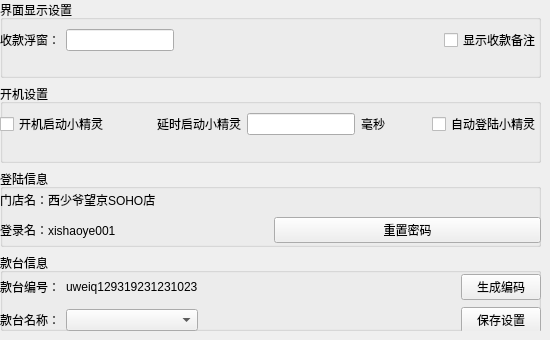
   <widget class="QWidget" name="page_2">
    <widget class="QWidget" name="verticalLayoutWidget_2">
     <property name="geometry">
      <rect>
       <x>0</x>
       <y>0</y>
       <width>541</width>
       <height>331</height>
      </rect>
     </property>
     <layout class="QVBoxLayout" name="verticalLayout_2">
      <property name="sizeConstraint">
       <enum>QLayout::SetNoConstraint</enum>
      </property>
      <item>
       <widget class="QGroupBox" name="groupBox">
        <property name="title">
         <string>界面显示设置</string>
        </property>
        <widget class="QWidget" name="gridLayoutWidget">
         <property name="geometry">
          <rect>
           <x>0</x>
           <y>20</y>
           <width>541</width>
           <height>41</height>
          </rect>
         </property>
         <layout class="QGridLayout" name="gridLayout">
          <item row="0" column="1">
           <widget class="QLineEdit" name="lineEdit">
            <property name="sizePolicy">
             <sizepolicy hsizetype="Preferred" vsizetype="Fixed">
              <horstretch>0</horstretch>
              <verstretch>0</verstretch>
             </sizepolicy>
            </property>
           </widget>
          </item>
          <item row="0" column="0">
           <widget class="QLabel" name="label">
            <property name="text">
             <string>收款浮窗：</string>
            </property>
           </widget>
          </item>
          <item row="0" column="3">
           <widget class="QCheckBox" name="checkBox">
            <property name="text">
             <string>显示收款备注</string>
            </property>
           </widget>
          </item>
          <item row="0" column="2">
           <spacer name="horizontalSpacer">
            <property name="orientation">
             <enum>Qt::Horizontal</enum>
            </property>
            <property name="sizeHint" stdset="0">
             <size>
              <width>40</width>
              <height>20</height>
             </size>
            </property>
           </spacer>
          </item>
         </layout>
        </widget>
       </widget>
      </item>
      <item>
       <widget class="QGroupBox" name="groupBox_2">
        <property name="title">
         <string>开机设置</string>
        </property>
        <widget class="QWidget" name="gridLayoutWidget_2">
         <property name="geometry">
          <rect>
           <x>0</x>
           <y>20</y>
           <width>541</width>
           <height>41</height>
          </rect>
         </property>
         <layout class="QGridLayout" name="gridLayout_2">
          <item row="0" column="3">
           <widget class="QLineEdit" name="lineEdit_2">
            <property name="sizePolicy">
             <sizepolicy hsizetype="Fixed" vsizetype="Fixed">
              <horstretch>0</horstretch>
              <verstretch>0</verstretch>
             </sizepolicy>
            </property>
           </widget>
          </item>
          <item row="0" column="6">
           <widget class="QCheckBox" name="checkBox_3">
            <property name="text">
             <string>自动登陆小精灵</string>
            </property>
           </widget>
          </item>
          <item row="0" column="4">
           <widget class="QLabel" name="label_3">
            <property name="text">
             <string>毫秒</string>
            </property>
           </widget>
          </item>
          <item row="0" column="0">
           <widget class="QCheckBox" name="checkBox_2">
            <property name="text">
             <string>开机启动小精灵</string>
            </property>
           </widget>
          </item>
          <item row="0" column="2">
           <widget class="QLabel" name="label_2">
            <property name="sizePolicy">
             <sizepolicy hsizetype="Fixed" vsizetype="Preferred">
              <horstretch>0</horstretch>
              <verstretch>0</verstretch>
             </sizepolicy>
            </property>
            <property name="text">
             <string>延时启动小精灵</string>
            </property>
           </widget>
          </item>
          <item row="0" column="1">
           <spacer name="horizontalSpacer_2">
            <property name="orientation">
             <enum>Qt::Horizontal</enum>
            </property>
            <property name="sizeHint" stdset="0">
             <size>
              <width>40</width>
              <height>20</height>
             </size>
            </property>
           </spacer>
          </item>
          <item row="0" column="5">
           <spacer name="horizontalSpacer_3">
            <property name="orientation">
             <enum>Qt::Horizontal</enum>
            </property>
            <property name="sizeHint" stdset="0">
             <size>
              <width>40</width>
              <height>20</height>
             </size>
            </property>
           </spacer>
          </item>
         </layout>
        </widget>
       </widget>
      </item>
      <item>
       <widget class="QGroupBox" name="groupBox_3">
        <property name="styleSheet">
         <string notr="true"/>
        </property>
        <property name="title">
         <string>登陆信息</string>
        </property>
        <widget class="QWidget" name="gridLayoutWidget_3">
         <property name="geometry">
          <rect>
           <x>0</x>
           <y>20</y>
           <width>541</width>
           <height>54</height>
          </rect>
         </property>
         <layout class="QGridLayout" name="gridLayout_3">
          <item row="1" column="1">
           <widget class="QPushButton" name="blueButton">
            <property name="text">
             <string>重置密码</string>
            </property>
           </widget>
          </item>
          <item row="0" column="0">
           <widget class="QLabel" name="label_4">
            <property name="text">
             <string>门店名：西少爷望京SOHO店</string>
            </property>
           </widget>
          </item>
          <item row="1" column="0">
           <widget class="QLabel" name="label_5">
            <property name="text">
             <string>登录名：xishaoye001</string>
            </property>
           </widget>
          </item>
         </layout>
        </widget>
       </widget>
      </item>
      <item>
       <widget class="QGroupBox" name="groupBox_4">
        <property name="title">
         <string>款台信息</string>
        </property>
        <widget class="QWidget" name="gridLayoutWidget_4">
         <property name="geometry">
          <rect>
           <x>0</x>
           <y>20</y>
           <width>541</width>
           <height>61</height>
          </rect>
         </property>
         <layout class="QGridLayout" name="gridLayout_4">
          <item row="0" column="0">
           <widget class="QLabel" name="label_6">
            <property name="text">
             <string>款台编号：</string>
            </property>
           </widget>
          </item>
          <item row="0" column="3">
           <widget class="QPushButton" name="pushButton_7">
            <property name="text">
             <string>生成编码</string>
            </property>
           </widget>
          </item>
          <item row="0" column="1">
           <widget class="QLabel" name="label_7">
            <property name="text">
             <string>uweiq129319231231023</string>
            </property>
           </widget>
          </item>
          <item row="0" column="2">
           <spacer name="horizontalSpacer_4">
            <property name="orientation">
             <enum>Qt::Horizontal</enum>
            </property>
            <property name="sizeHint" stdset="0">
             <size>
              <width>40</width>
              <height>20</height>
             </size>
            </property>
           </spacer>
          </item>
          <item row="1" column="0">
           <widget class="QLabel" name="label_8">
            <property name="text">
             <string>款台名称：</string>
            </property>
           </widget>
          </item>
          <item row="1" column="1">
           <widget class="QComboBox" name="comboBox"/>
          </item>
          <item row="1" column="3">
           <widget class="QPushButton" name="pushButton_8">
            <property name="text">
             <string>保存设置</string>
            </property>
           </widget>
          </item>
         </layout>
        </widget>
       </widget>
      </item>
     </layout>
    </widget>
   </widget>
